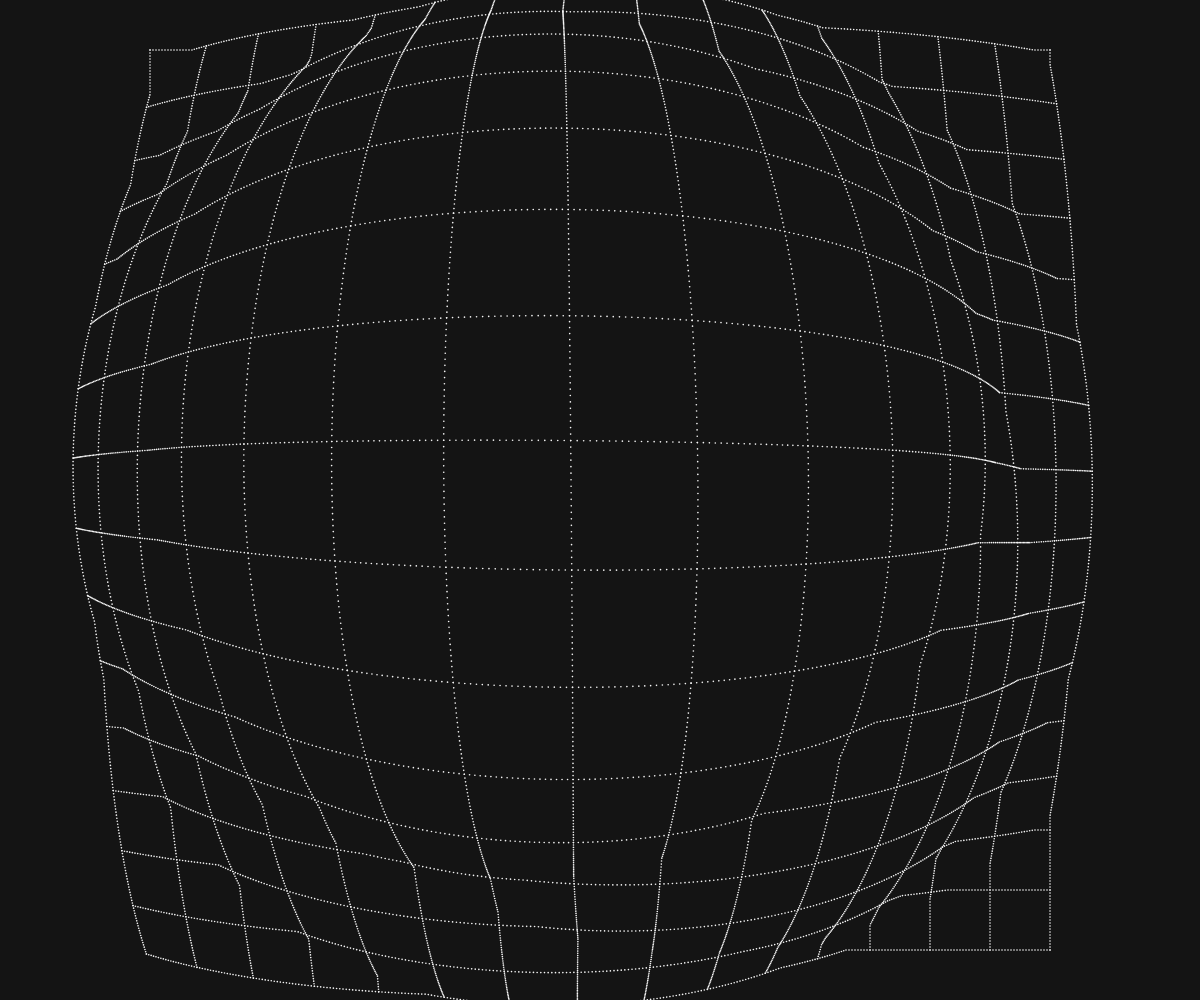
Frame 1 (no input)
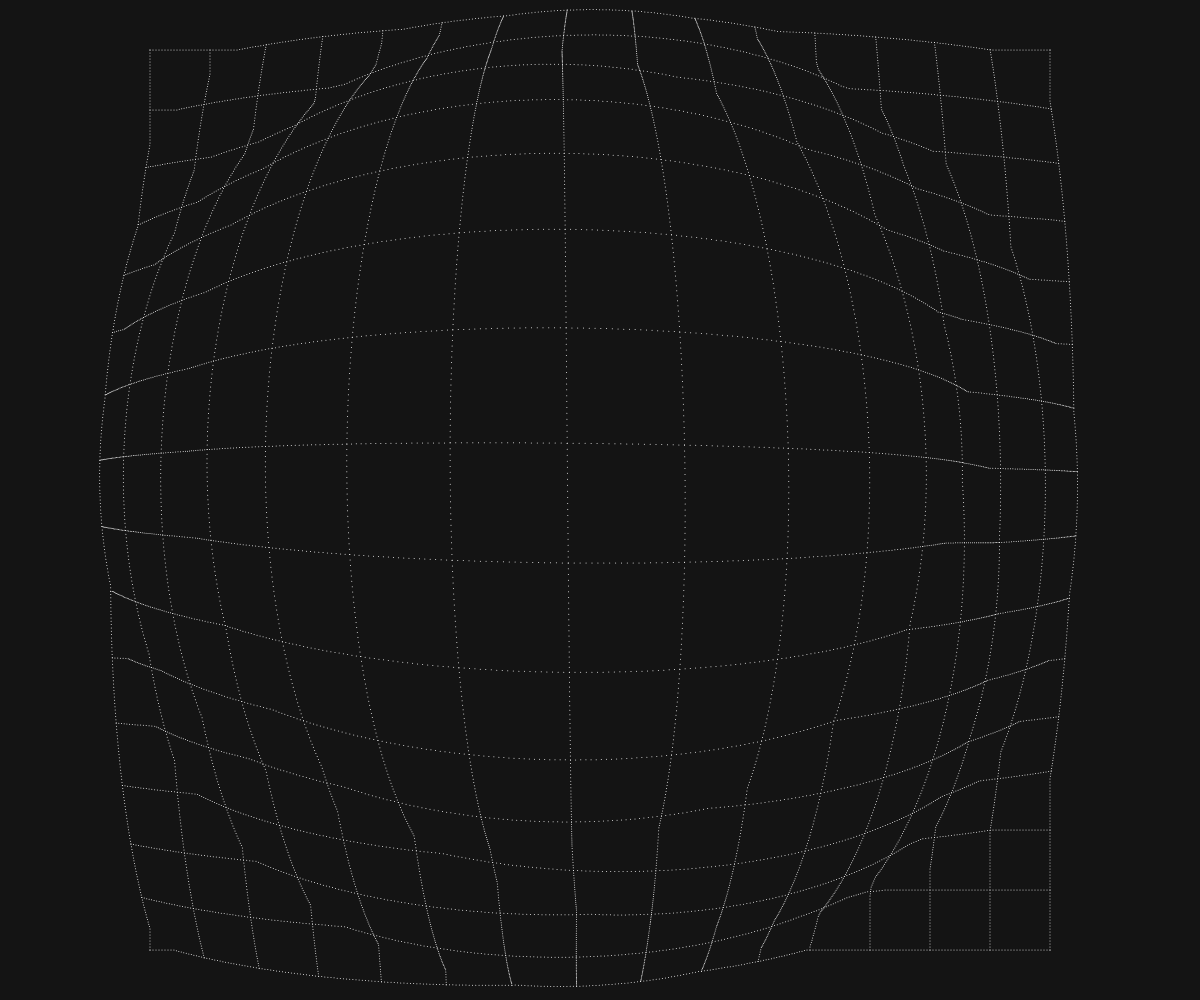
Frame 60 (no input)
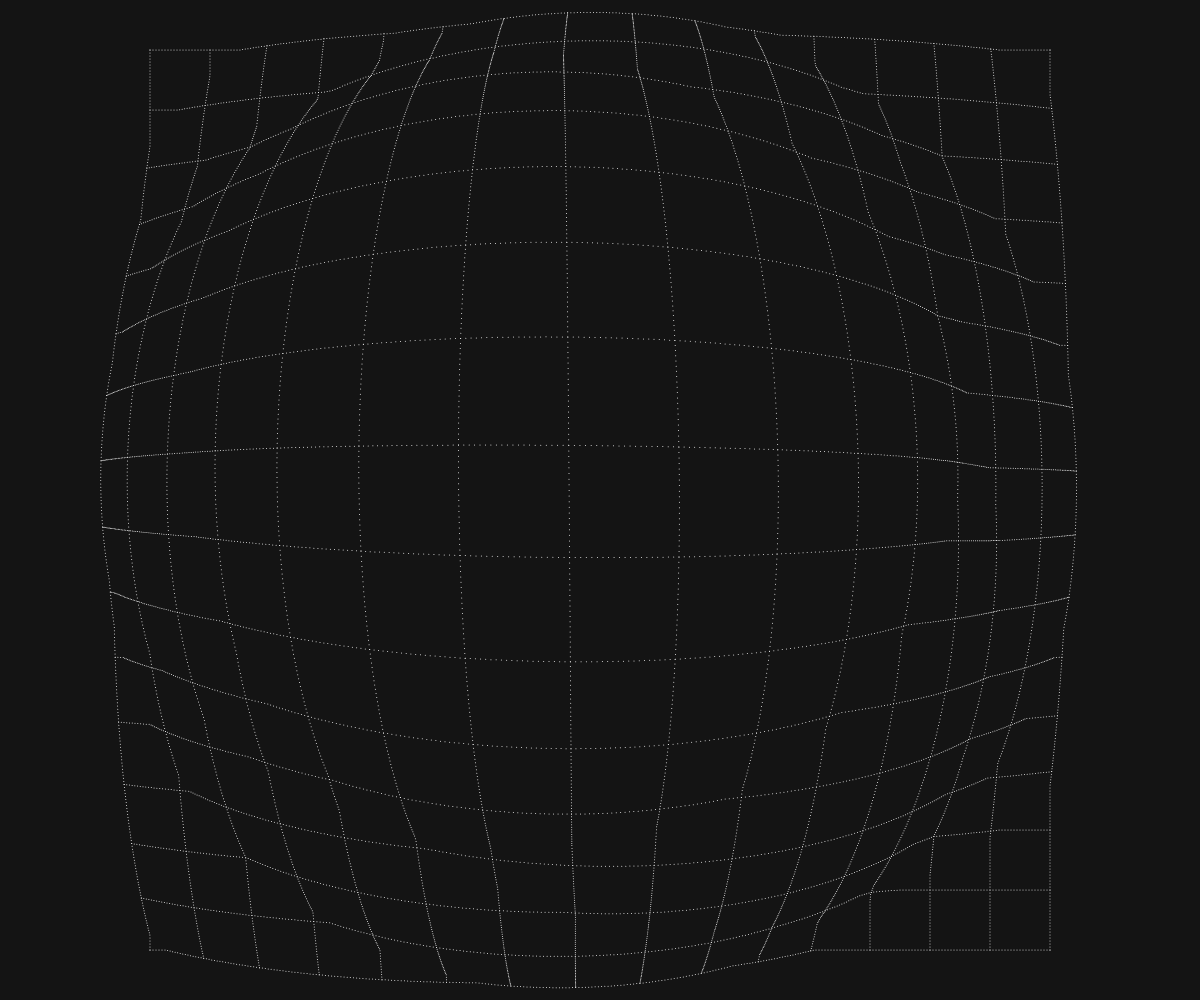
Frame 120 (the mouse pressed at the canvas centre since frame 60)

The p5.js sketch that drew these frames (run headless with seeded random() and noise() and a simulated clock; from frame 60 on, the mouse is pressed at the canvas centre):

// p5.js sketch
// ── sketch.js
const GRID_SIZE = 15;
const BASE_CELL_SIZE = 60;
const BASE_GRID_WIDTH = GRID_SIZE * BASE_CELL_SIZE;
const BASE_GRID_HEIGHT = GRID_SIZE * BASE_CELL_SIZE;
const MARGIN = 50;
const DOT_SPACING = 1.5;

let rippleCenters;

function setup() {
  createCanvas(windowWidth, windowHeight);

  rippleCenters = [
    {
      x: BASE_GRID_WIDTH / 2,
      y: BASE_GRID_HEIGHT / 2,
    },
    {
      x: BASE_GRID_WIDTH / 2 - 110,
      y: BASE_GRID_HEIGHT / 2 + 80,
    },
    {
      x: BASE_GRID_WIDTH / 2 + 100,
      y: BASE_GRID_HEIGHT / 2 - 60,
    },
    {
      x: BASE_GRID_WIDTH / 2 - 80,
      y: BASE_GRID_HEIGHT / 2 - 100,
    },
  ];
}

function windowResized() {
  resizeCanvas(windowWidth, windowHeight);
}

function draw() {
  background(20);

  push();

  const scaleX = (width - MARGIN * 2) / BASE_GRID_WIDTH;
  const scaleY = (height - MARGIN * 2) / BASE_GRID_HEIGHT;
  const scaleFactor = min(scaleX, scaleY, 1);

  translate(width / 2, height / 2);
  scale(scaleFactor);
  translate(-BASE_GRID_WIDTH / 2, -BASE_GRID_HEIGHT / 2);

  stroke(245);
  strokeWeight(1 / scaleFactor);

  const startX = 0;
  const startY = 0;

  const time = millis() * 0.0003;
  const breathingTime = millis() * 0.00005;
  const heartbeatTime = millis() / 1600.0;
  const heartbeatPhase = heartbeatTime % 1.0; // 0 to 1 every second
  let heartbeatPulse = 0;

  // Two-phase heartbeat with sharper easing
  if (heartbeatPhase < 0.08) {
    // First beat - very quick rise with sharp ease-out
    const t = heartbeatPhase / 0.08;
    heartbeatPulse = pow(t, 0.15) * 0.3; // Sharper ease out - very quick start
  } else if (heartbeatPhase < 0.11) {
    // Sharp fall with strong ease-in
    const t = (heartbeatPhase - 0.08) / 0.03;
    heartbeatPulse = (1 - pow(t, 3)) * 0.35; // Stronger ease in - sharper fall
  } else if (heartbeatPhase < 0.22) {
    // Second smaller beat - quick and punchy
    const t = (heartbeatPhase - 0.15) / 0.07;
    const secondBeat = sin(t * PI) * 0.18;
    heartbeatPulse = secondBeat * pow(1 - t, 0.5); // Fade out effect
  }

  const heartbeatFactor = 1 + heartbeatPulse;
  const breathingFactor = sin(breathingTime) * 0.7 + 0.9;
  const minDimension = min(BASE_GRID_WIDTH, BASE_GRID_HEIGHT);

  const rippleParams = [
    {
      strength:
        (0.25 * breathingFactor + sin(time * 4) * 0.05) * heartbeatFactor,
      radius:
        minDimension *
        (0.5 + sin(breathingTime * 1.2) * 0.15) *
        (1 + heartbeatPulse * 0.3),
      radiusSquared: 0,
    },
    {
      strength:
        (0.2 * breathingFactor + sin(time * 3.5 + PI / 4) * 0.04) *
        heartbeatFactor,
      radius:
        minDimension *
        (0.45 + sin(breathingTime * 1.5 + PI / 4) * 0.12) *
        (1 + heartbeatPulse * 0.3),
      radiusSquared: 0,
    },
    {
      strength:
        (0.1 * breathingFactor + sin(time * 3.5 + PI / 4) * 0.05) *
        heartbeatFactor,
      radius:
        minDimension *
        (0.45 + sin(breathingTime * 1.5 + PI / 4) * 0.12) *
        (1 + heartbeatPulse * 0.3),
      radiusSquared: 0,
    },
    {
      strength:
        (0.18 * breathingFactor + sin(time * 4.2 + PI / 2) * 0.03) *
        heartbeatFactor,
      radius:
        minDimension *
        (0.4 + sin(breathingTime * 1.8 + PI / 2) * 0.1) *
        (1 + heartbeatPulse * 0.3),
      radiusSquared: 0,
    },
    {
      strength:
        (0.15 * breathingFactor + sin(time * 3.8 + PI) * 0.02) *
        heartbeatFactor,
      radius:
        minDimension *
        (0.35 + sin(breathingTime * 2.1 + PI) * 0.08) *
        (1 + heartbeatPulse * 0.3),
      radiusSquared: 0,
    },
  ];

  for (let i = 0; i < rippleParams.length; i++) {
    rippleParams[i].radiusSquared =
      rippleParams[i].radius * rippleParams[i].radius;
  }

  function applyMultipleFisheye(x, y) {
    let resultX = x;
    let resultY = y;

    for (let i = 0; i < rippleCenters.length; i++) {
      const center = rippleCenters[i];
      const params = rippleParams[i];

      const dx = resultX - center.x;
      const dy = resultY - center.y;
      const distanceSquared = dx * dx + dy * dy;

      if (distanceSquared < params.radiusSquared) {
        const distance = sqrt(distanceSquared);
        const normalizedDist = distance / params.radius;
        const distortionFactor =
          1 + params.strength * (1 - normalizedDist * normalizedDist);

        resultX = center.x + dx * distortionFactor;
        resultY = center.y + dy * distortionFactor;
      }
    }

    return { x: resultX, y: resultY };
  }

  const shakeIntensity = heartbeatPulse * 2;
  const noiseTime = millis() * 0.01;
  const shakeX = (noise(noiseTime, 0) - 0.5) * shakeIntensity;
  const shakeY = (noise(noiseTime, 100) - 0.5) * shakeIntensity;

  const baseDotSize = 1 / scaleFactor;
  const dotSizePulse = 1 + heartbeatPulse * 3;

  for (let i = 0; i <= GRID_SIZE; i++) {
    const baseX = startX + i * BASE_CELL_SIZE;
    for (let y = startY; y <= startY + BASE_GRID_HEIGHT; y += DOT_SPACING * 2) {
      const distorted = applyMultipleFisheye(baseX, y);
      strokeWeight(baseDotSize * dotSizePulse);
      point(distorted.x + shakeX, distorted.y + shakeY);
    }
  }

  for (let i = 0; i <= GRID_SIZE; i++) {
    const baseY = startY + i * BASE_CELL_SIZE;
    for (let x = startX; x <= startX + BASE_GRID_WIDTH; x += DOT_SPACING * 2) {
      const distorted = applyMultipleFisheye(x, baseY);
      strokeWeight(baseDotSize * dotSizePulse);
      point(distorted.x + shakeX, distorted.y + shakeY);
    }
  }
  pop();
}
